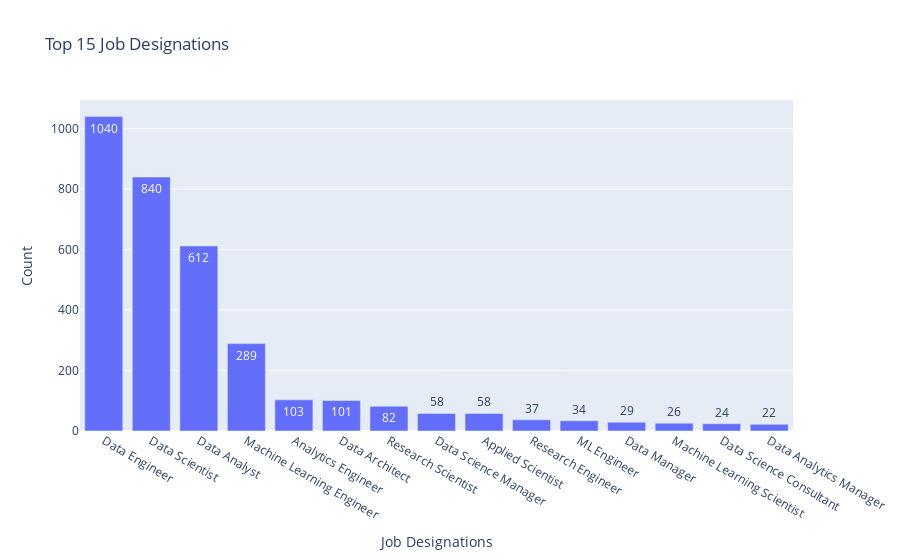

Notebook cell for this chart:
### Code cell
top15_job_titles = df['job_title'].value_counts()[:15]
fig = px.bar(y = top15_job_titles.values, x = top15_job_titles.index, 
            text = top15_job_titles.values, title = 'Top 15 Job Designations')
fig.update_layout(xaxis_title = "Job Designations", yaxis_title = "Count")
fig.show()

### Figure 1 — Plotly figure (JSON) as saved in the notebook; plotly's stock layout.template omitted (floating-point values rounded to 4 significant figures)
{"data": [{"alignmentgroup": "True", "hovertemplate": "x=%{x}<br>y=%{y}<br>text=%{text}<extra></extra>", "legendgroup": "", "marker": {"color": "#636efa", "pattern": {"shape": ""}}, "name": "", "offsetgroup": "", "orientation": "v", "showlegend": false, "text": [1040, 840, 612, 289, 103, 101, 82, 58, 58, 37, 34, 29, 26, 24, 22], "textposition": "auto", "type": "bar", "x": ["Data Engineer", "Data Scientist", "Data Analyst", "Machine Learning Engineer", "Analytics Engineer", "Data Architect", "Research Scientist", "Data Science Manager", "Applied Scientist", "Research Engineer", "ML Engineer", "Data Manager", "Machine Learning Scientist", "Data Science Consultant", "Data Analytics Manager"], "xaxis": "x", "y": [1040, 840, 612, 289, 103, 101, 82, 58, 58, 37, 34, 29, 26, 24, 22], "yaxis": "y"}], "layout": {"barmode": "relative", "legend": {"tracegroupgap": 0}, "title": {"text": "Top 15 Job Designations"}, "xaxis": {"anchor": "y", "domain": [0, 1], "title": {"text": "Job Designations"}}, "yaxis": {"anchor": "x", "domain": [0, 1], "title": {"text": "Count"}}}}
